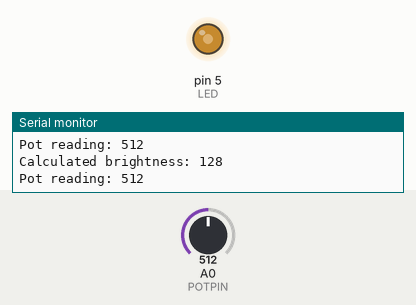
Recording of a sketch running on a simulated Arduino Uno, built with avr-gcc and run on an emulated ATmega328P. On the bench: output pins drawn as LEDs (lit = HIGH), the last lines printed to the serial monitor. The inputs (shaded band) are chosen by the test bench; at power-on: A0 (POTPIN) = 512.

Above: at 1.2 s.
1.3 s: A0 (POTPIN) set to 409
At 2.2 s:
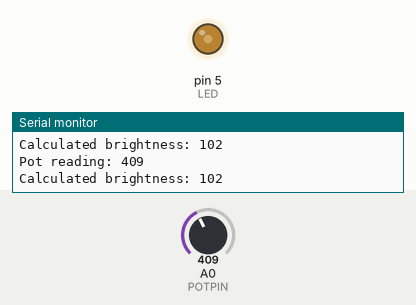
2.8 s: A0 (POTPIN) set to 390
At 3.9 s:
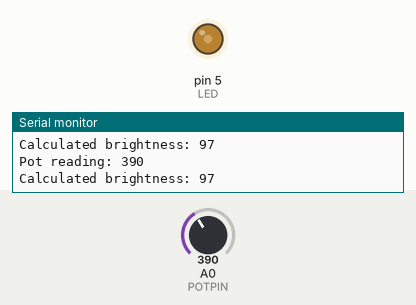
5.8 s: A0 (POTPIN) set to 106
At 6.5 s:
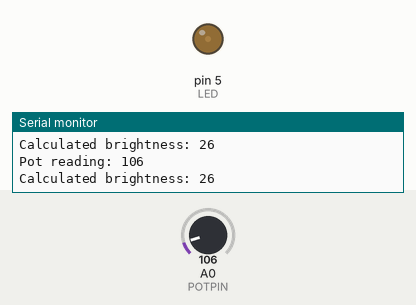
7.3 s: A0 (POTPIN) set to 90
At 8.7 s:
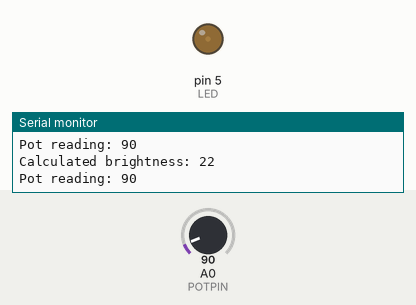
10.3 s: A0 (POTPIN) set to 42
At 11.3 s:
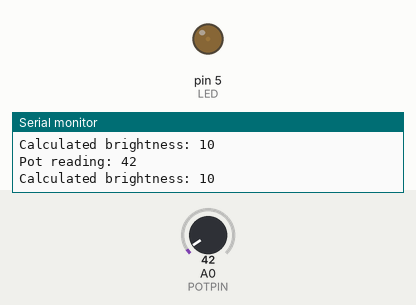
13.3 s: A0 (POTPIN) set to 36
At 14.3 s:
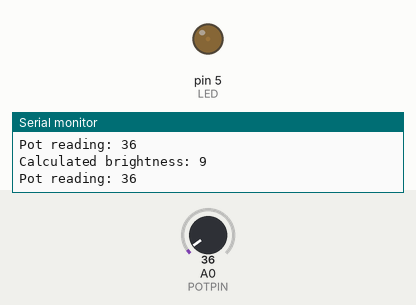
Timing chart, 0 to 15.8 s (numbered marks = the images above; inputs shaded):
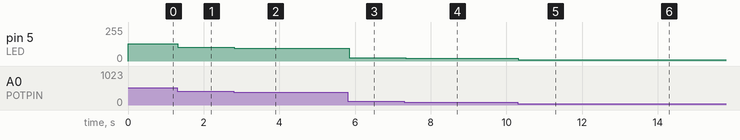

Measured:
- after the input at 1.3 s, pin 5 (LED): 128/255 → 102/255 at once
- after the input at 2.8 s, pin 5 (LED): 102/255 → 97/255 at once
- after the input at 5.8 s, pin 5 (LED): 97/255 → 26/255 after 0.05 s
- after the input at 7.3 s, pin 5 (LED): 26/255 → 22/255 at once
- after the input at 10.3 s, pin 5 (LED): 22/255 → 10/255 at once
- after the input at 13.3 s, pin 5 (LED): 10/255 → 9/255 at once

The sketch:

opdracht_2.ino
```cpp
const int LED = 5;
#define POTPIN A0

int POT_input;
int brightness;

void setup() {
  pinMode(LED, OUTPUT);
  pinMode(POTPIN, INPUT);

  digitalWrite(LED, LOW);

  Serial.begin(9600);
}

void loop() {
  POT_input = analogRead(POTPIN);
  brightness = POT_input / 4;
  analogWrite(LED, brightness);

  Serial.print("Pot reading: ");
  Serial.println(POT_input);
  Serial.print("Calculated brightness: ");
  Serial.println(brightness);

}
```
